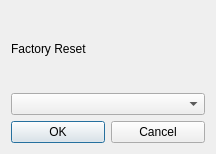
<?xml version="1.0" encoding="UTF-8"?>
<ui version="4.0">
 <class>FactoryResetAction</class>
 <widget class="QDialog" name="FactoryResetAction">
  <property name="geometry">
   <rect>
    <x>0</x>
    <y>0</y>
    <width>216</width>
    <height>154</height>
   </rect>
  </property>
  <property name="windowTitle">
   <string>Dialog</string>
  </property>
  <layout class="QGridLayout" name="gridLayout">
   <item row="0" column="0">
    <widget class="QLabel" name="label">
     <property name="text">
      <string>Factory Reset</string>
     </property>
    </widget>
   </item>
   <item row="1" column="0">
    <widget class="QComboBox" name="comboBox"/>
   </item>
   <item row="2" column="0">
    <layout class="QHBoxLayout" name="horizontalLayout">
     <item>
      <widget class="QPushButton" name="btnOK">
       <property name="text">
        <string>OK</string>
       </property>
      </widget>
     </item>
     <item>
      <widget class="QPushButton" name="btnCancel">
       <property name="text">
        <string>Cancel</string>
       </property>
      </widget>
     </item>
    </layout>
   </item>
  </layout>
 </widget>
 <resources/>
 <connections/>
</ui>
